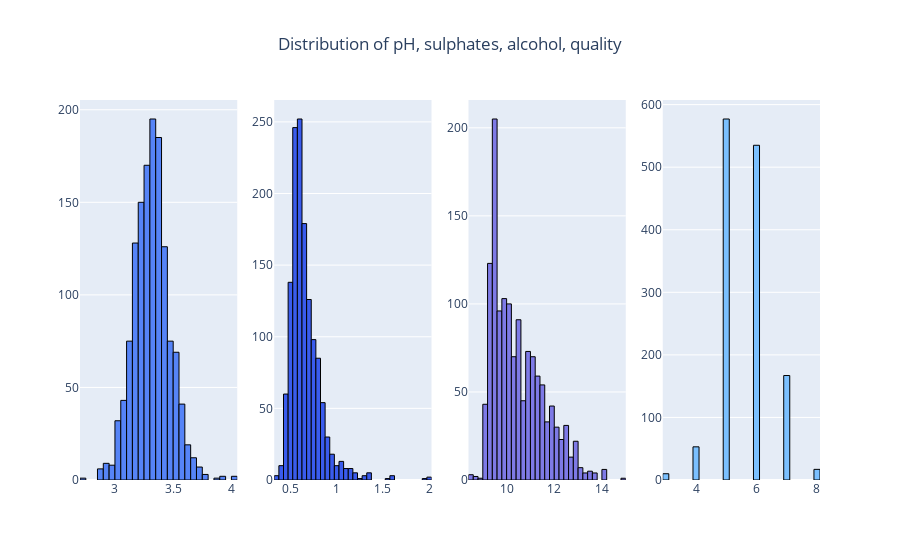

Source (notebook cell):
### Code cell
plot_histograms(wine_df, ["pH", "sulphates", "alcohol", "quality"], save_path="histograms2.png")

### Figure 1 — Plotly figure (JSON) as saved in the notebook; plotly's stock layout.template omitted (floating-point values rounded to 4 significant figures; data arrays with more than 128 entries replaced by an {"elided": "..."} marker saying what was removed)
{"data": [{"marker": {"color": "#5684F7", "line": {"color": "#000000", "width": 1}}, "name": "pH", "nbinsx": 40, "type": "histogram", "x": {"elided": "1359 float values"}, "xaxis": "x", "yaxis": "y"}, {"marker": {"color": "#3A5CED", "line": {"color": "#000000", "width": 1}}, "name": "sulphates", "nbinsx": 40, "type": "histogram", "x": {"elided": "1359 float values"}, "xaxis": "x2", "yaxis": "y2"}, {"marker": {"color": "#7E7AE6", "line": {"color": "#000000", "width": 1}}, "name": "alcohol", "nbinsx": 40, "type": "histogram", "x": {"elided": "1359 float values"}, "xaxis": "x3", "yaxis": "y3"}, {"marker": {"color": "#7BC0FF", "line": {"color": "#000000", "width": 1}}, "name": "quality", "nbinsx": 40, "type": "histogram", "x": {"elided": "1359 int values"}, "xaxis": "x4", "yaxis": "y4"}], "layout": {"showlegend": false, "title": {"text": "Distribution of pH, sulphates, alcohol, quality", "x": 0.5}, "xaxis": {"anchor": "y", "domain": [0, 0.2125]}, "xaxis2": {"anchor": "y2", "domain": [0.2625, 0.475]}, "xaxis3": {"anchor": "y3", "domain": [0.525, 0.7375]}, "xaxis4": {"anchor": "y4", "domain": [0.7875, 1]}, "yaxis": {"anchor": "x", "domain": [0, 1]}, "yaxis2": {"anchor": "x2", "domain": [0, 1]}, "yaxis3": {"anchor": "x3", "domain": [0, 1]}, "yaxis4": {"anchor": "x4", "domain": [0, 1]}}}
